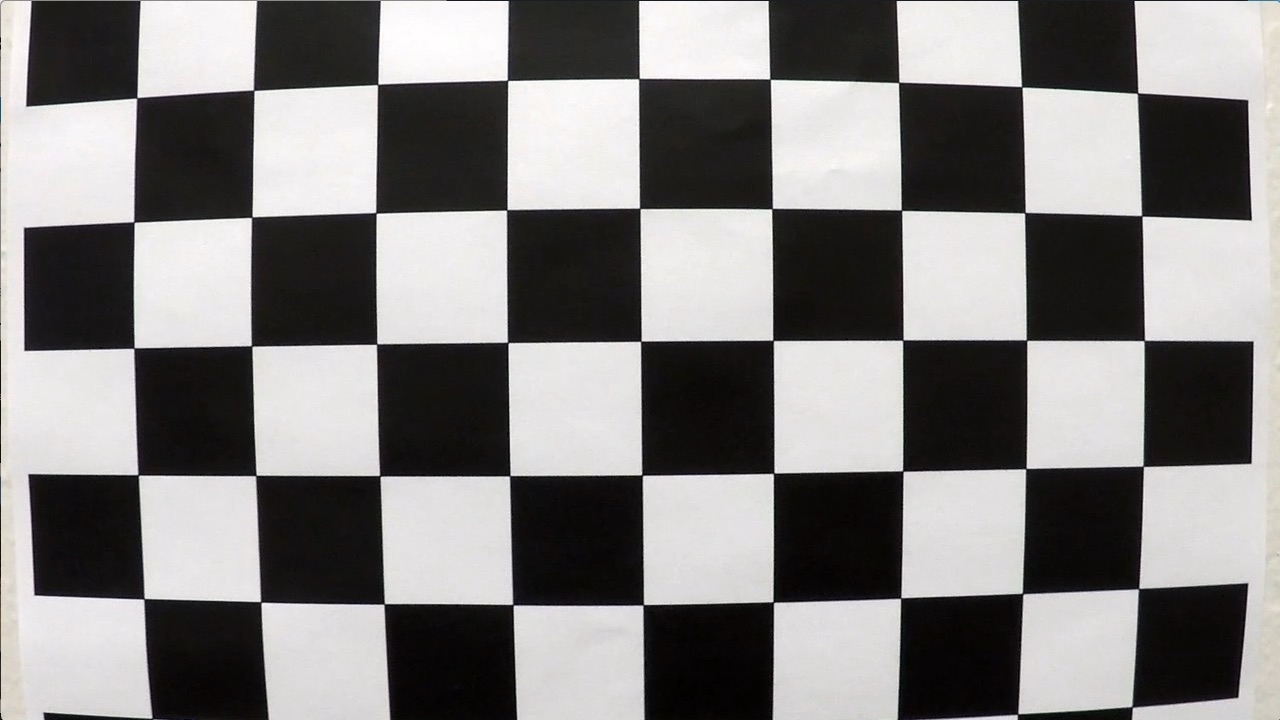
#> input picture camera_cal/calibration1.jpg, 1280 x 720 px; its folder holds only this picture in this run; the run also reads 1 picture not shown here
$ jupyter execute --allow-errors example.ipynb   (shell and % lines are left out)   (Python 2 division)   (older library calls are emulated)
#> lines starting #> are read from the running program, lines starting #| are printed output that depends on the picture; after the words box and inside, x2 and y2 are one past the last pixel; in counts of white or black regions, pixels touching at a corner belong together
# Advanced Lane Finding Project

The goals / steps of this project are the following:

* Compute the camera calibration matrix and distortion coefficients given a set of chessboard images.
* Apply a distortion correction to raw images.
* Use color transforms, gradients, etc., to create a thresholded binary image.
* Apply a perspective transform to rectify binary image ("birds-eye view").
* Detect lane pixels and fit to find the lane boundary.
* Determine the curvature of the lane and vehicle position with respect to center.
* Warp the detected lane boundaries back onto the original image.
* Output visual display of the lane boundaries and numerical estimation of lane curvature and vehicle position.

---
## 1:compute the camera calibration using chessboard images and undistorted the image.
---

[cell 1]
#cell No.1
import numpy as np
import cv2
import glob
import os
import matplotlib.pyplot as plt
#%matplotlib qt

# prepare object points, like (0,0,0), (1,0,0), (2,0,0) ....,(6,5,0)
objp = np.zeros((6*9,3), np.float32)
objp[:,:2] = np.mgrid[0:9,0:6].T.reshape(-1,2)

# Arrays to store object points and image points from all the images.
objpoints = [] # 3d points in real world space
imgpoints = [] # 2d points in image plane.

# Make a list of calibration images
#images = glob.glob('../camera_cal/calibration*.jpg')

# Step through the list and search for chessboard corners
#for fname in images:

image_files = os.listdir("../camera_cal/")

for file in image_files:
    set_filename = "../output_images/"+'done'+file

    image_file = os.path.join("../camera_cal/", file)

    img = cv2.imread(image_file)
#> img is the input picture: shape (720, 1280, 3); mean B, G, R 127.8, 128.4, 130.1
    gray = cv2.cvtColor(img,cv2.COLOR_BGR2GRAY)

    # Find the chessboard corners
    ret, corners = cv2.findChessboardCorners(gray, (9,6),None)
#> ret = False; corners = None

    # If found, add object points, image points
    if ret == True:
        objpoints.append(objp)
        imgpoints.append(corners)

        # Draw and display the corners
        img = cv2.drawChessboardCorners(img, (9,6), corners, ret)
        ret, mtx, dist, rvecs, tvecs = cv2.calibrateCamera(objpoints, imgpoints, gray.shape[::-1], None, None)
        dst = cv2.undistort(img, mtx, dist, None, mtx)# this is the undistorted image

        # [7 lines of commented-out code are left out]

## 2:Use color transforms, gradients, etc., to create a thresholded binary image.

grayscale threshold

[cell 2]
#cell no.2
img = cv2.imread("../test_images/test1.jpg")
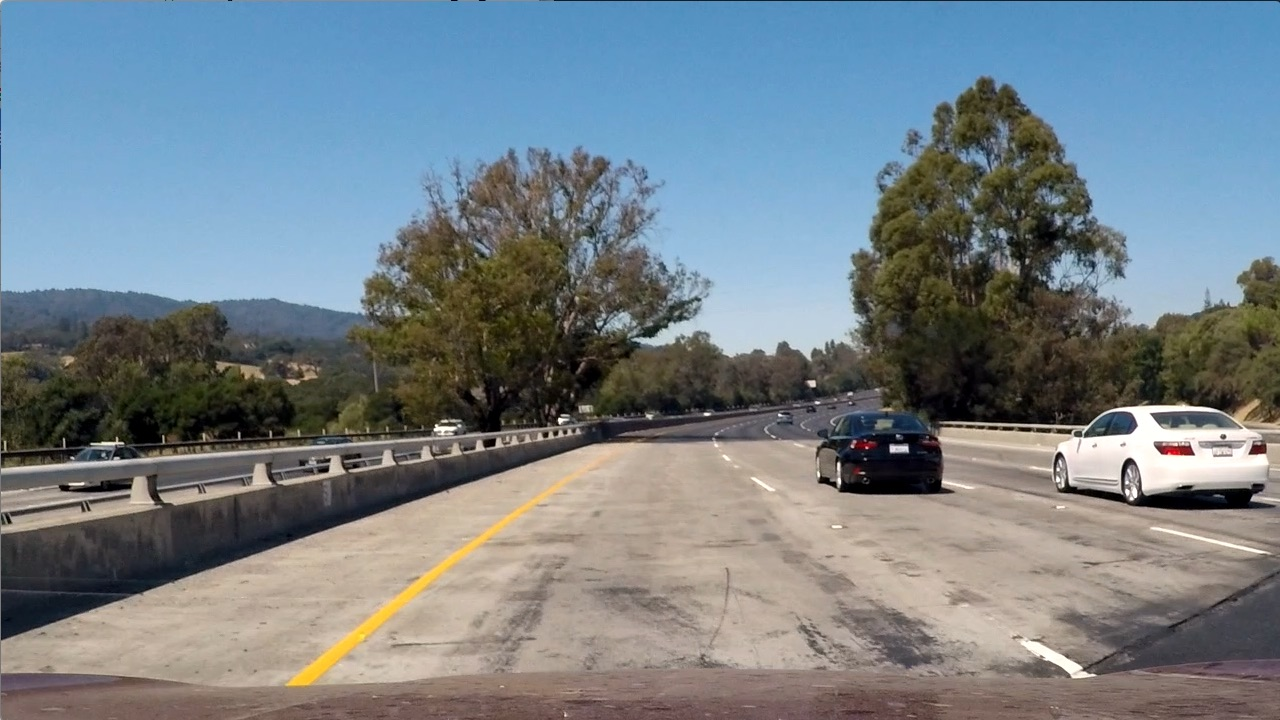
#> input picture test_images/test1.jpg, 1280 x 720 px
#> img is the input picture: shape (720, 1280, 3); mean B, G, R 135.5, 128.7, 117.5
img = cv2.cvtColor(img, cv2.COLOR_BGR2RGB)

#> (the rest of this cell did not finish here and is left out)

HSL threshold

[cell 3]
#cell no.3
hls = cv2.cvtColor(img, cv2.COLOR_RGB2HLS)
#> hls: shape (720, 1280, 3); mean of channels 0, 1, 2 60.2, 126.7, 74.4
H = hls[:,:,0]
L = hls[:,:,1]
S = hls[:,:,2]

thresh = (200, 255)
HSLt = np.zeros_like(S)
HSLt[(L > thresh[0]) & (L <= thresh[1])] = 1

thresh = (100, 255)
HSLt2 = np.zeros_like(S)
HSLt2[(S > thresh[0]) & (S <= thresh[1])] = 1

HSLA = np.zeros_like(S)
HSLA[(HSLt == 1) | (HSLt2 == 1)]=1
plt.imshow(HSLA,'gray')

[cell 4]
#cell no.4
sobelx = cv2.Sobel(HSLA, cv2.CV_64F, 1, 0, ksize=7)
sobely = cv2.Sobel(HSLA, cv2.CV_64F, 0, 1, ksize=7)
# Calculate the gradient magnitude
gradmag = np.sqrt(sobelx**2 + sobely**2)
#gradmag = sobelx
# Rescale to 8 bit
scale_factor = np.max(gradmag)/255
gradmag = (gradmag/scale_factor).astype(np.uint8)

# Threshold x gradient
thresh_min = 30
thresh_max = 255
sxbinary = np.zeros_like(gradmag)
sxbinary[(gradmag >= thresh_min) & (gradmag <= thresh_max)] = 1

plt.imshow(sxbinary,'gray')

[cell 5]
#cell no.5
plt.imshow(img)
plt.plot(574,464,'.')
plt.plot(725,464,'.')
plt.plot(275,700,'.')
plt.plot(1100,700,'.')

img_size=(img.shape[1],img.shape[0])

src=np.float32([[574,464],[725,464],[275,700],[1100,700]])
dst=np.float32([[275,0],[1100,0],[275,700],[1100,700]])
M = cv2.getPerspectiveTransform(src, dst)
Minv = cv2.getPerspectiveTransform(dst, src)

binary_warped = cv2.warpPerspective(sxbinary, M, img_size, flags=cv2.INTER_LINEAR)
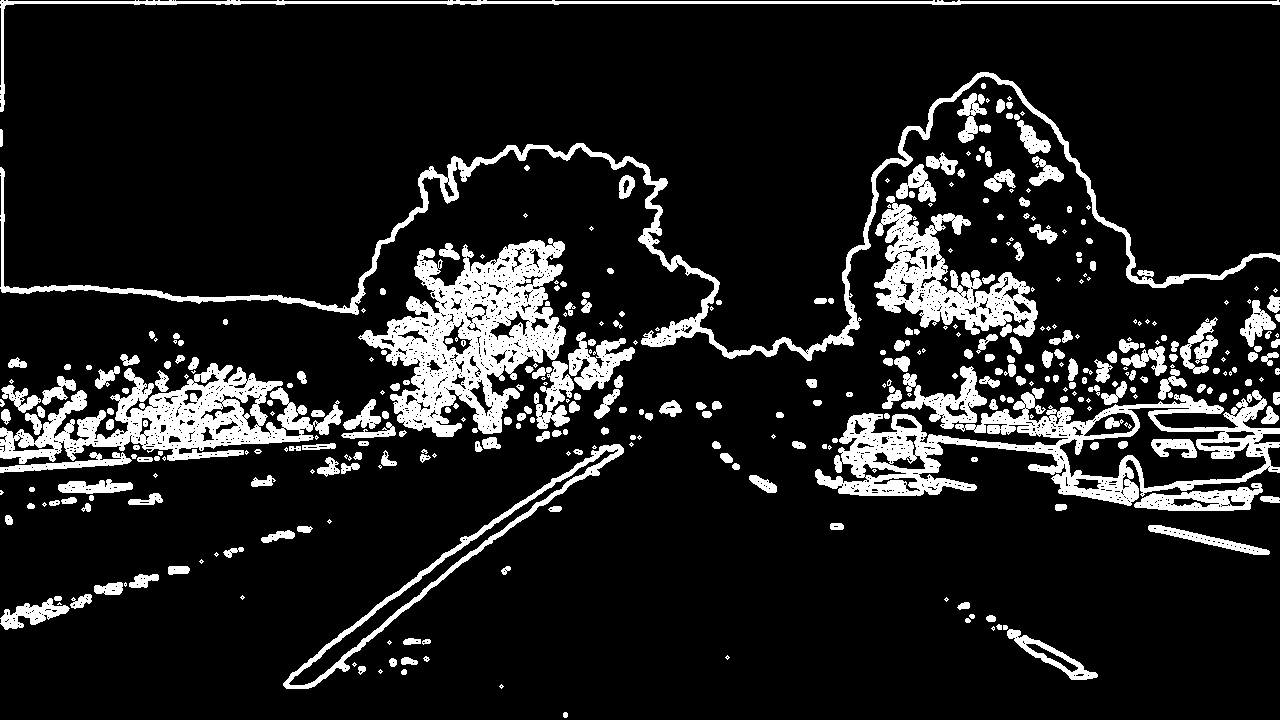
#> sxbinary: shape (720, 1280); values 0 (black) and 1 (white), 12.8% white; 393 white regions (123 under 20 px), largest, box (x1, y1, x2, y2) and area: (358, 238, 566, 437) 18851, (815, 388, 1280, 506) 16747, (0, 363, 343, 464) 13480
plt.imshow(binary_warped,'gray')

[cell 6]
#cell no.6
histogram = np.sum(binary_warped[binary_warped.shape[0]/2:,:], axis=0)
# Create an output image to draw on and  visualize the result
out_img = np.dstack((binary_warped, binary_warped, binary_warped))*255
# Find the peak of the left and right halves of the histogram
# These will be the starting point for the left and right lines
midpoint = np.int(histogram.shape[0]/2)
leftx_base = np.argmax(histogram[:midpoint])
rightx_base = np.argmax(histogram[midpoint:]) + midpoint

# Choose the number of sliding windows
nwindows = 12
# Set height of windows
window_height = np.int(binary_warped.shape[0]/nwindows)
# Identify the x and y positions of all nonzero pixels in the image
nonzero = binary_warped.nonzero()
nonzeroy = np.array(nonzero[0])
nonzerox = np.array(nonzero[1])
# Current positions to be updated for each window
leftx_current = leftx_base
rightx_current = rightx_base
# Set the width of the windows +/- margin
margin = 100
# Set minimum number of pixels found to recenter window
minpix = 50
# Create empty lists to receive left and right lane pixel indices
left_lane_inds = []
right_lane_inds = []

# Step through the windows one by one
for window in range(nwindows):
    # Identify window boundaries in x and y (and right and left)
    win_y_low = binary_warped.shape[0] - (window+1)*window_height
    win_y_high = binary_warped.shape[0] - window*window_height
    win_xleft_low = leftx_current - margin
    win_xleft_high = leftx_current + margin
    win_xright_low = rightx_current - margin
    win_xright_high = rightx_current + margin
    # Draw the windows on the visualization image
    cv2.rectangle(out_img,(win_xleft_low,win_y_low),(win_xleft_high,win_y_high),(0,255,0), 2)
    cv2.rectangle(out_img,(win_xright_low,win_y_low),(win_xright_high,win_y_high),(0,255,0), 2)
    # Identify the nonzero pixels in x and y within the window
    good_left_inds = ((nonzeroy >= win_y_low) & (nonzeroy < win_y_high) & (nonzerox >= win_xleft_low) & (nonzerox < win_xleft_high)).nonzero()[0]
    good_right_inds = ((nonzeroy >= win_y_low) & (nonzeroy < win_y_high) & (nonzerox >= win_xright_low) & (nonzerox < win_xright_high)).nonzero()[0]
    # Append these indices to the lists
    left_lane_inds.append(good_left_inds)
    right_lane_inds.append(good_right_inds)
    # If you found > minpix pixels, recenter next window on their mean position
    if len(good_left_inds) > minpix:
        leftx_current = np.int(np.mean(nonzerox[good_left_inds]))
    if len(good_right_inds) > minpix:
        rightx_current = np.int(np.mean(nonzerox[good_right_inds]))

# Concatenate the arrays of indices
left_lane_inds = np.concatenate(left_lane_inds)
right_lane_inds = np.concatenate(right_lane_inds)

# Extract left and right line pixel positions
leftx = nonzerox[left_lane_inds]
lefty = nonzeroy[left_lane_inds]
rightx = nonzerox[right_lane_inds]
righty = nonzeroy[right_lane_inds]

# Fit a second order polynomial to each
left_fit = np.polyfit(lefty, leftx, 2)
right_fit = np.polyfit(righty, rightx, 2)

# Generate x and y values for plotting
ploty = np.linspace(0, binary_warped.shape[0]-1, binary_warped.shape[0] )
left_fitx = left_fit[0]*ploty**2 + left_fit[1]*ploty + left_fit[2]
right_fitx = right_fit[0]*ploty**2 + right_fit[1]*ploty + right_fit[2]

out_img[nonzeroy[left_lane_inds], nonzerox[left_lane_inds]] = [255, 0, 0]
out_img[nonzeroy[right_lane_inds], nonzerox[right_lane_inds]] = [0, 0, 255]
plt.imshow(out_img)
plt.plot(left_fitx, ploty, color='yellow')
plt.plot(right_fitx, ploty, color='yellow')
plt.xlim(0, 1280)
plt.ylim(720, 0)

[cell 7]
#cell no.7
# Create an image to draw on and an image to show the selection window
out_img = np.dstack((binary_warped, binary_warped, binary_warped))*255
window_img = np.zeros_like(out_img)
# Color in left and right line pixels
out_img[nonzeroy[left_lane_inds], nonzerox[left_lane_inds]] = [255, 0, 0]
out_img[nonzeroy[right_lane_inds], nonzerox[right_lane_inds]] = [0, 0, 255]

# Generate a polygon to illustrate the search window area
# And recast the x and y points into usable format for cv2.fillPoly()
left_line_window1 = np.array([np.transpose(np.vstack([left_fitx-margin, ploty]))])
left_line_window2 = np.array([np.flipud(np.transpose(np.vstack([left_fitx+margin, ploty])))])
left_line_pts = np.hstack((left_line_window1, left_line_window2))
right_line_window1 = np.array([np.transpose(np.vstack([right_fitx-margin, ploty]))])
right_line_window2 = np.array([np.flipud(np.transpose(np.vstack([right_fitx+margin, ploty])))])
right_line_pts = np.hstack((right_line_window1, right_line_window2))

# Draw the lane onto the warped blank image
cv2.fillPoly(window_img, np.int_([left_line_pts]), (0,255, 0))
cv2.fillPoly(window_img, np.int_([right_line_pts]), (0,255, 0))
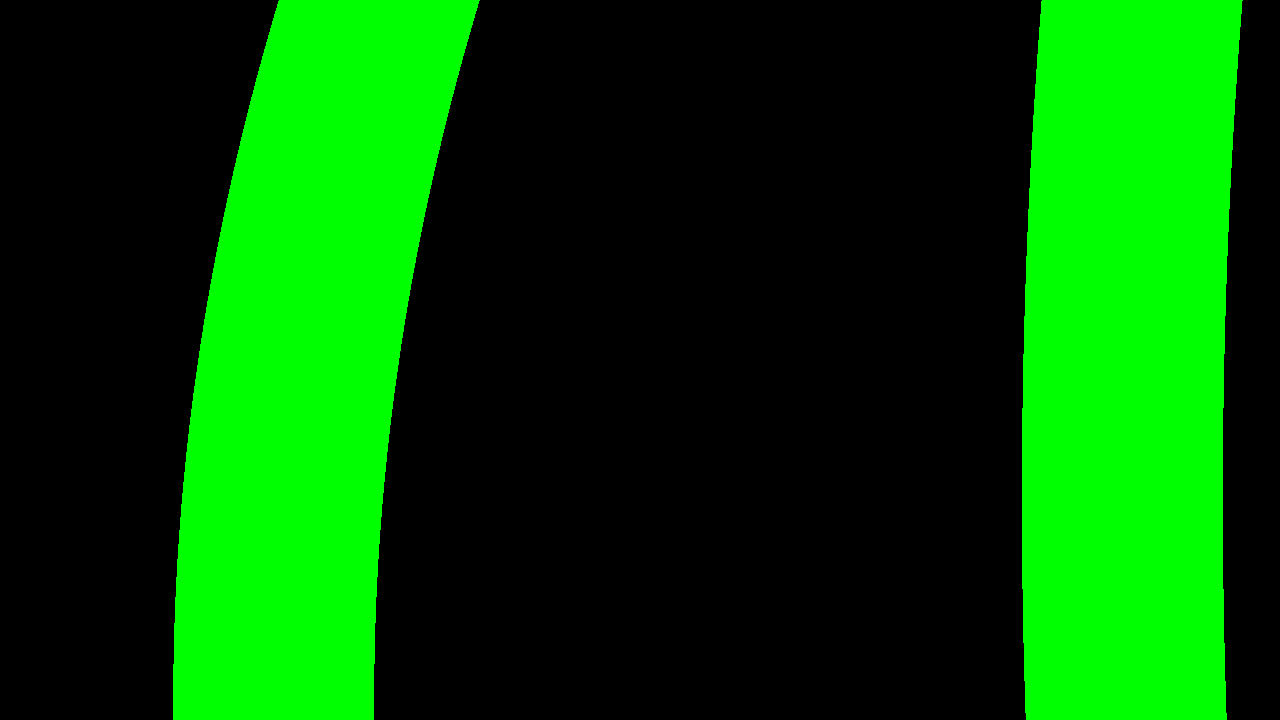
#> window_img: shape (720, 1280, 3); mean of channels 0, 1, 2 0, 80.1, 0; drawn as B, G, R
result = cv2.addWeighted(out_img, 1, window_img, 0.3, 0)
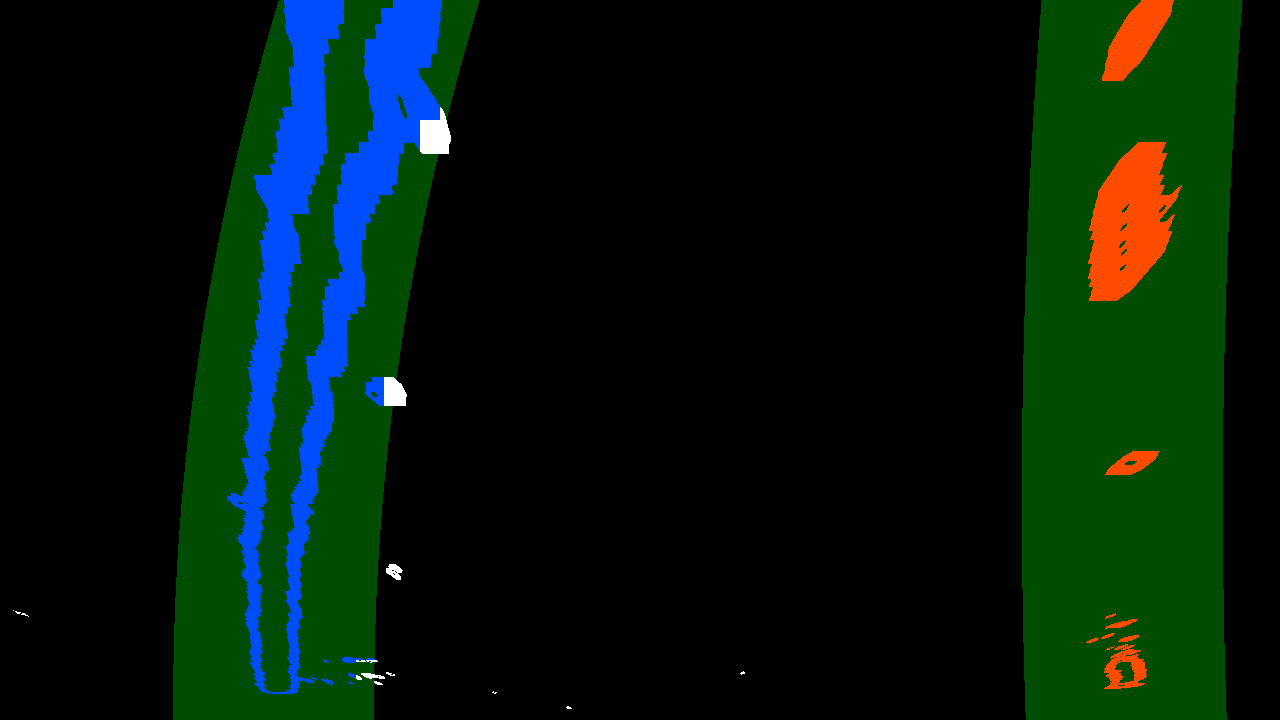
#> result: shape (720, 1280, 3); mean of channels 0, 1, 2 12.7, 24.3, 4.6; drawn as B, G, R
plt.imshow(result)
plt.plot(left_fitx, ploty, color='yellow')
plt.plot(right_fitx, ploty, color='yellow')
plt.xlim(0, 1280)
plt.ylim(720, 0)
#> (the rest of the program and of its run is left out)
